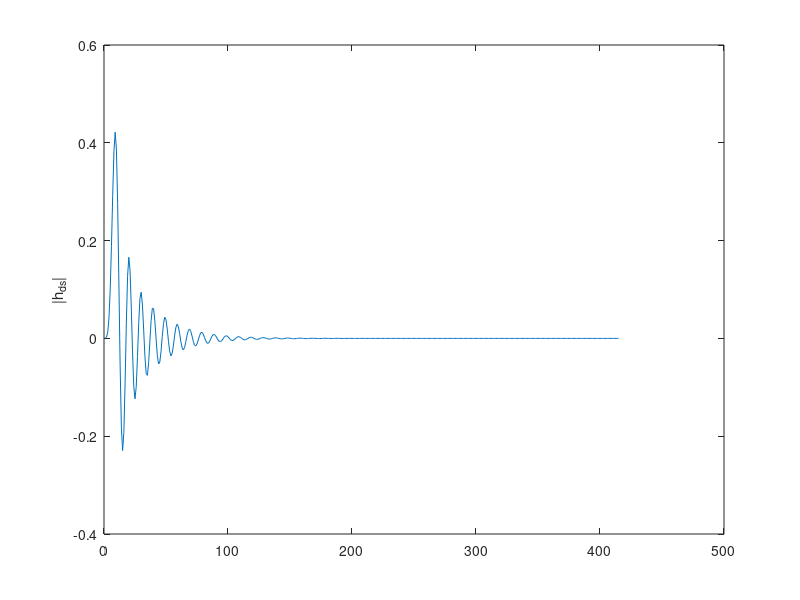
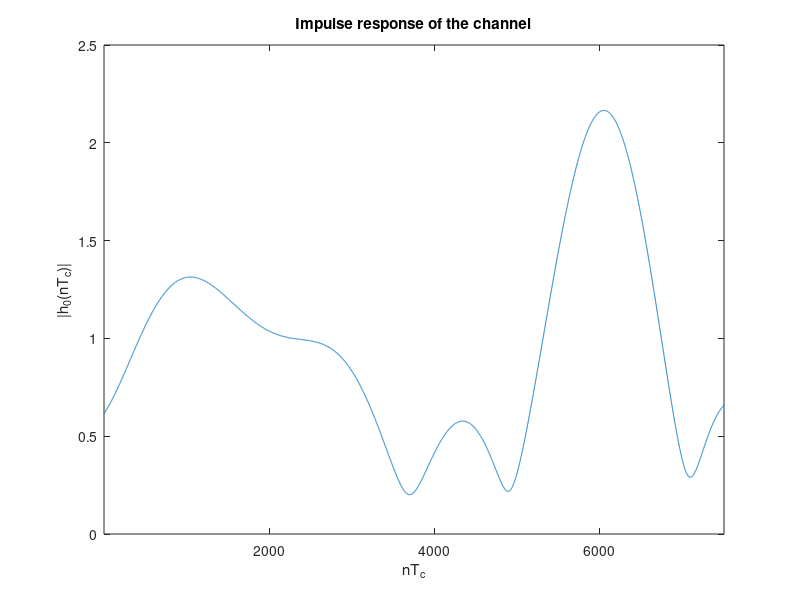

Source code (MATLAB) for these figures, in order: (Note: this script raises an error after producing the figures.)
clc; close all; clear global; clearvars;

%% SETUP OF THE GIVEN PARAMETERS
Tc=1;
fd=(40*10^-5)/Tc;
Tp=1/10*(1/fd); 
Nsamples=80000;
hplot_samples=7500;

KdB=2;
K=10^(KdB/10); 
C=sqrt(K/(K+1)); 

%setup of the doppler filter coefficients (page 317)
a_ds=[1, -4.4153, 8.6283, -9.4592, 6.1051, -1.3542, -3.3622, 7.2390, -7.9361, 5.1221, -1.8401, 2.8706e-1];
b_ds=[1.3651e-4, 8.1905e-4, 2.0476e-3, 2.7302e-3, 2.0476e-3, 9.0939e-4, 6.7852e-4, 1.3550e-3, 1.8076e-3, 1.3550e-3, 5.3726e-4, 6.1818e-5, -7.1294e-5, ...
    -9.5058e-5, -7.1294e-5, -2.5505e-5, 1.3321e-5, 4.5186e-5, 6.0248e-5, 4.5186e-5, 1.8074e-5, 3.0124e-6];
% The energy of the doppler filter need to be normalized to 1
h_ds=impz(b_ds, a_ds);
E_hds=sum(h_ds.^2);
b_ds=b_ds/sqrt(E_hds);
%normalize the power of h0
Md=1-C^2;

%% SIMULATION OF THE CHANNEL IMPULSE RESPONSE
%compute the transient as 5*Neq*Tp because the final sampling time is Tq 
pvec=abs(roots(a_ds));
pmax=max(pvec);
Neq=ceil(-1/log(pmax));
transient=5*Tp*Neq;

h_nsamples=Nsamples+transient;
w_samples=ceil(h_nsamples/Tp);
% Complex-valued Gaussian white noise with zero mean and unit variance
w=wgn(w_samples,1,0,'complex');

h_full=filter(b_ds, a_ds, w);
figure, plot(impz(b_ds,a_ds)), ylabel('|h_{ds}|')

%interpolation to Tq
t = 1:length(h_full);
t_int = Tc/Tp:Tc/Tp:length(h_full);
h_int = interp1(t, h_full, t_int, 'spline');

%multiply by sqrt(M_h0) to give the desired power 
h_int=h_int*sqrt(Md);

%drop the transient and add C because of LOS component
h=h_int(transient+1:end)+C;


%plot of 7500 samples of h
figure, 
plot(abs(h(1:hplot_samples)))
xlabel('nT_c')
ylabel('|h_0(nT_c)|')
xlim([1 hplot_samples])
title('Impulse response of the channel')

%% ESTIMATE OF THE PDF OF H0bar

h_bar=h/sqrt(C^2+Md); % the normalization here does not make much sense
% as M_h0=1-C^2, but it's to keep the formulas as in the book

% mean and variance of the realization of h
h_sd=std(abs(h_bar));
h_mean=mean(abs(h_bar));
% magnitude
mag_h=abs(h_bar);
% fit the data with a Rice ditribution to derive the parameters 
[v, s]=ricefit(mag_h);
% parameters v ans s are related to the rice factor K (wikipedia rician
% distribution)
K_est=v^2/(2*s^2); % estimated value of K 

% plot an histogram of h to get an idea of the shape of the distribution
% Nbins=17;
% figure,
% histogram(mag_h,Nbins,'Normalization','pdf')
% ylabel('Number of samples')
% xlabel('Value')
% title('Histogram of h_0')

% compute the theoretical and the estimated distributions
x=linspace(0,3,1000);
est=ricepdf(x,v,s);
v_th=sqrt(K/(K+1));
s_th=sqrt(1/(2*(K+1)));
th=ricepdf(x,v_th,s_th );

% plot of the theoretical and estimated distributions
figure
%plot(x,est,'r'), hold on, plot(x,th,'b')
Nbins=17;
histogram(mag_h,Nbins,'Normalization','pdf','DisplayStyle','stairs'), hold on, plot(x,th,'r-.'), hold on, plot(x,est,'k'),
title('Estimate of the pdf of h_0')
ylabel('f_x(a)')
xlabel('a')
legend('Histogram','theoretical pdf','Estimated pdf')

%% SPECTRUM ESTIMATION

% Welch estimator
S=600;   %overlap
D=1200;   %window length

w_welch=window(@hamming,D);
%w_welch=kaiser(D,5);

[Welch_P, Ns] = welchPSD(h', w_welch, S);

f=1/Tc:1/Tc:Nsamples;
Welch_centered=fftshift(Welch_P);
figure,
plot(10*log10(Welch_centered))
ylim([-10 30])
xlim([Nsamples/2-5*Nsamples*fd Nsamples/2+5*Nsamples*fd])
xticks([39850 39900 39950 40000 40050 40100 40150])
xticklabels({'-150','-100','-50','0','50','100','150'});
ylabel('H(f) [dB]')
xlabel('f')
